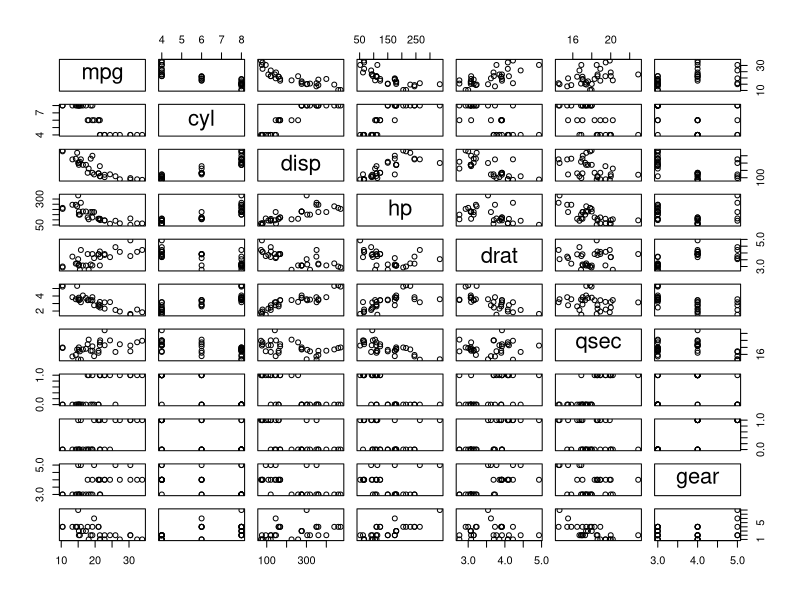
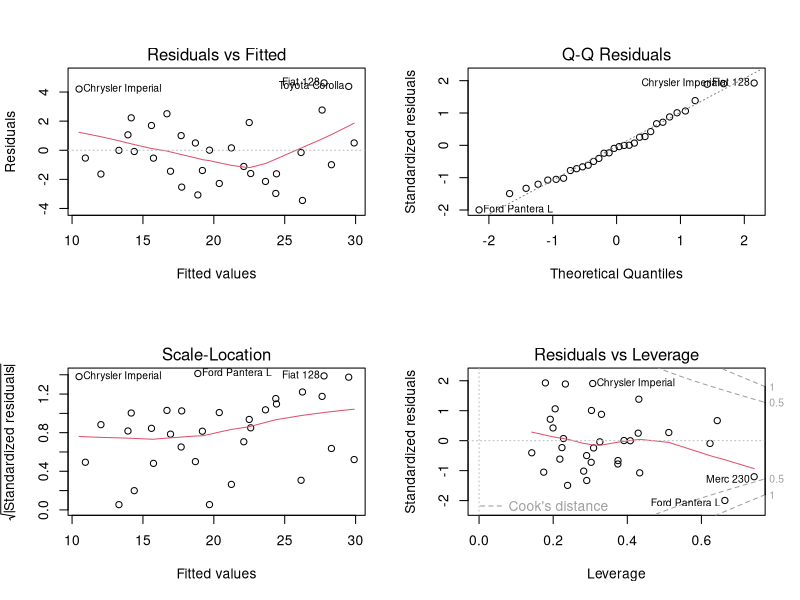
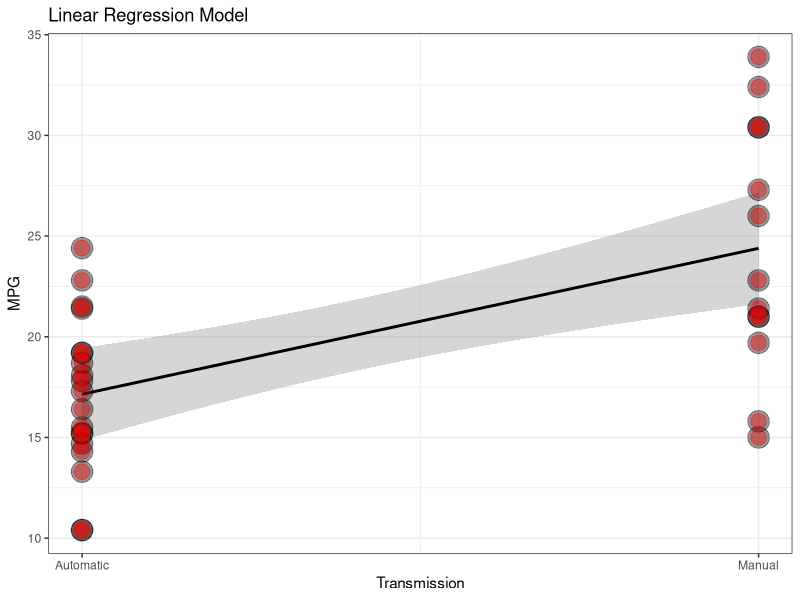
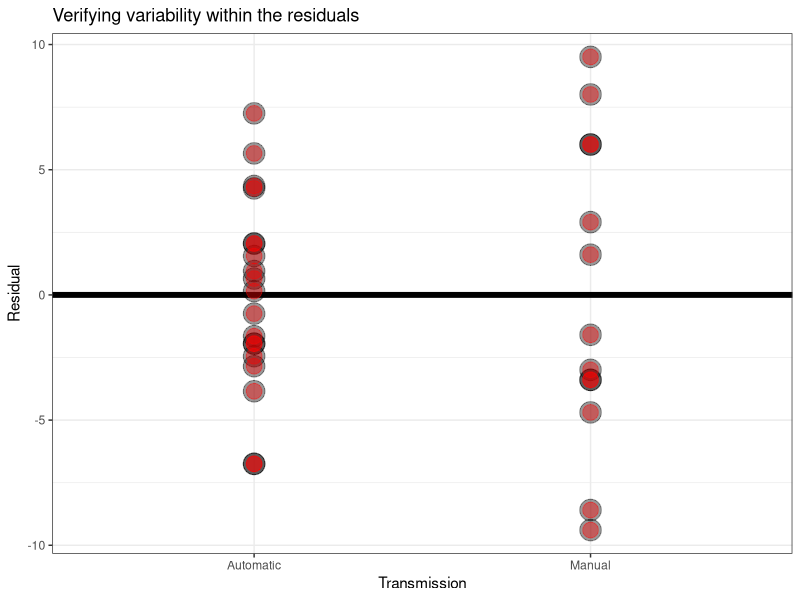

Write the R code that produced these figures, in order.
## ---- chunk 1
library(ggplot2)
data(mtcars)

# Understanding the data: (disabled for final report)
#dim(mtcars)
#names(mtcars)
#sapply(mtcars, class)
#head(mtcars, 10)

# Converting 'am' to a factor variable:
mtcars_f <- mtcars # backup
mtcars_f$am <- factor(mtcars_f$am, levels=c(0, 1), labels=c("Automatic", "Manual"))
## ---- chunk 2
t.test(mtcars$am, mtcars$mpg, paired=FALSE, var.equal=FALSE)
## ---- chunk 3
verInd <- c(1, 2, 3, 4, 5, 7, 10)
pairs(mtcars, verInd = verInd)

summary(lm(mpg ~ ., data = mtcars))
summary(lm(mpg ~ . -1, data = mtcars))

par(mfrow = c(2, 2))
fit <- lm(mpg ~ ., data = mtcars) # ?influence.measures
plot(fit)
library(car)
vif(fit)


## ---- chunk 4
cor(mtcars$mpg, mtcars$am)
var(mtcars$mpg, mtcars$am)

# linear regression
fit <- lm(mpg ~ am, data = mtcars_f)
summary(fit)

## ---- chunk 5
g = ggplot(data = mtcars, aes(x = am, y = mpg)) +
  geom_smooth(method = "lm", colour = "black") + # linear model regression
  scale_x_continuous(breaks = c(0, 1),
                     name = "Transmission",
                     labels = c("0" = "Automatic", "1" = "Manual")) +
  geom_point(size = 7, colour = "black", alpha = 0.4) + # black contour
  geom_point(size = 5, colour = "red", alpha = 0.4) + # red center
  ylab("MPG") +
  labs(title="Linear Regression Model") +
  theme_bw()
g
## ---- chunk 6
g = ggplot(data = mtcars_f, aes(x = am, y = resid(lm(mpg ~ am))) ) +
  geom_hline(yintercept = 0, size = 2) +
  geom_point(size = 7, colour = "black", alpha = 0.4) + # black contour
  geom_point(size = 5, colour = "red", alpha = 0.4) + # red center
  xlab("Transmission") +
  ylab("Residual") +
  labs(title="Verifying variability within the residuals") +
  theme_bw()
g
